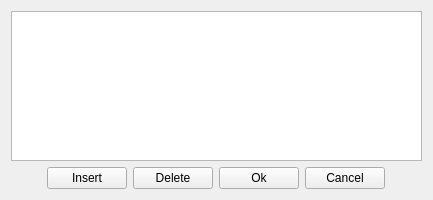
<?xml version="1.0" encoding="UTF-8"?>
<ui version="4.0">
 <class>StratPos</class>
 <widget class="QWidget" name="StratPos">
  <property name="geometry">
   <rect>
    <x>0</x>
    <y>0</y>
    <width>433</width>
    <height>200</height>
   </rect>
  </property>
  <property name="sizePolicy">
   <sizepolicy hsizetype="Fixed" vsizetype="Fixed">
    <horstretch>0</horstretch>
    <verstretch>0</verstretch>
   </sizepolicy>
  </property>
  <property name="maximumSize">
   <size>
    <width>433</width>
    <height>200</height>
   </size>
  </property>
  <property name="windowTitle">
   <string>Form</string>
  </property>
  <layout class="QGridLayout" name="gridLayout_2">
   <item row="1" column="0">
    <layout class="QVBoxLayout" name="verticalLayout">
     <property name="sizeConstraint">
      <enum>QLayout::SetFixedSize</enum>
     </property>
     <item>
      <widget class="QTableView" name="tableView">
       <attribute name="horizontalHeaderHighlightSections">
        <bool>false</bool>
       </attribute>
       <attribute name="verticalHeaderVisible">
        <bool>false</bool>
       </attribute>
      </widget>
     </item>
     <item>
      <layout class="QHBoxLayout" name="horizontalLayout_2" stretch="0,0,0,0,0,0">
       <item>
        <spacer name="horizontalSpacer">
         <property name="orientation">
          <enum>Qt::Horizontal</enum>
         </property>
         <property name="sizeHint" stdset="0">
          <size>
           <width>40</width>
           <height>20</height>
          </size>
         </property>
        </spacer>
       </item>
       <item>
        <widget class="QPushButton" name="insertBtn">
         <property name="text">
          <string>Insert</string>
         </property>
        </widget>
       </item>
       <item>
        <widget class="QPushButton" name="deleteBtn">
         <property name="text">
          <string>Delete</string>
         </property>
        </widget>
       </item>
       <item>
        <widget class="QPushButton" name="okBtn">
         <property name="text">
          <string>Ok</string>
         </property>
        </widget>
       </item>
       <item>
        <widget class="QPushButton" name="cancelBtn">
         <property name="text">
          <string>Cancel</string>
         </property>
        </widget>
       </item>
       <item>
        <spacer name="horizontalSpacer_2">
         <property name="orientation">
          <enum>Qt::Horizontal</enum>
         </property>
         <property name="sizeHint" stdset="0">
          <size>
           <width>40</width>
           <height>20</height>
          </size>
         </property>
        </spacer>
       </item>
      </layout>
     </item>
    </layout>
   </item>
  </layout>
 </widget>
 <tabstops>
  <tabstop>cancelBtn</tabstop>
  <tabstop>okBtn</tabstop>
  <tabstop>insertBtn</tabstop>
  <tabstop>deleteBtn</tabstop>
  <tabstop>tableView</tabstop>
 </tabstops>
 <resources/>
 <connections/>
</ui>
